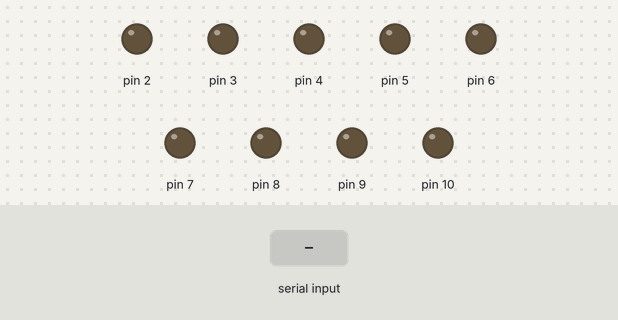
Recording of a sketch running on a simulated Arduino Uno, built with avr-gcc and run on an emulated ATmega328P. On the bench: output pins drawn as LEDs (lit = HIGH). The inputs (shaded band) are chosen by the test bench.

Above: at 1.2 s.
1.3 s: "1" received over Serial
At 2.3 s:
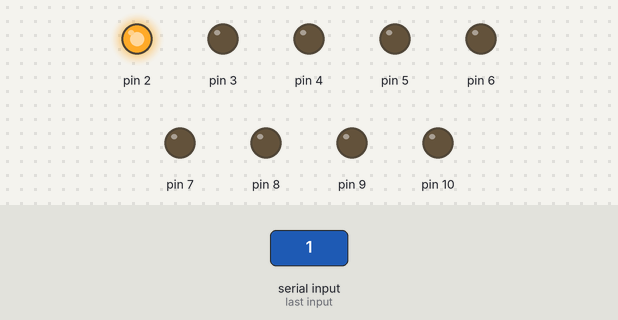
2.8 s: "2" received over Serial
At 3.4 s:
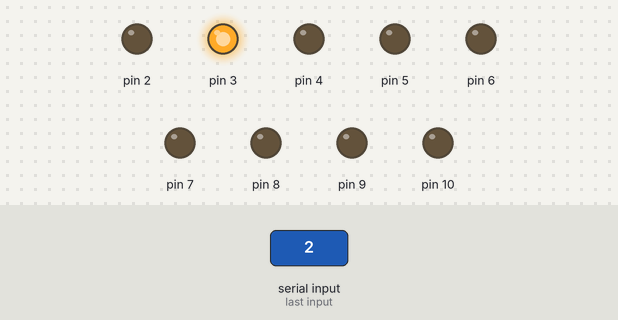
4.3 s: "3" received over Serial
At 4.6 s:
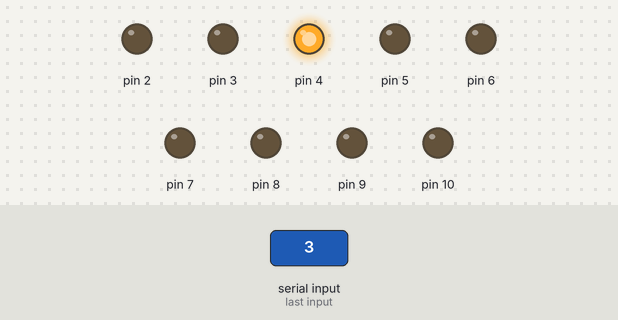
5.8 s: "4" received over Serial
At 6.9 s:
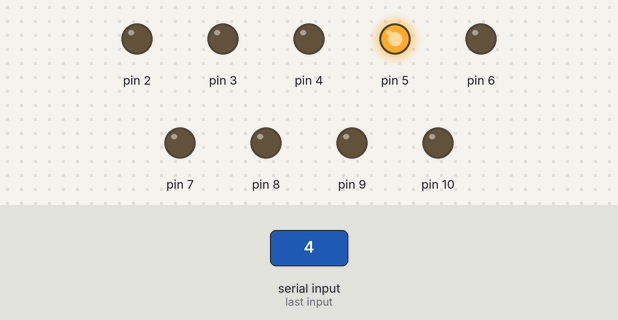
7.3 s: "5" received over Serial
At 8.1 s:
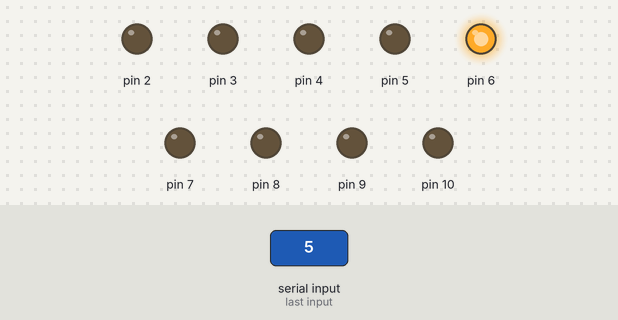
8.8 s: "6" received over Serial
At 9.2 s:
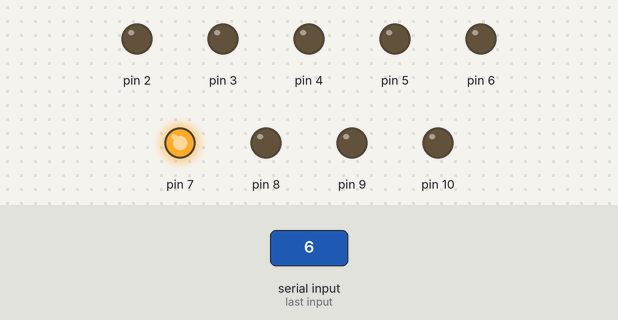
Timing chart, 0 to 11.3 s (numbered marks = the images above; inputs shaded):
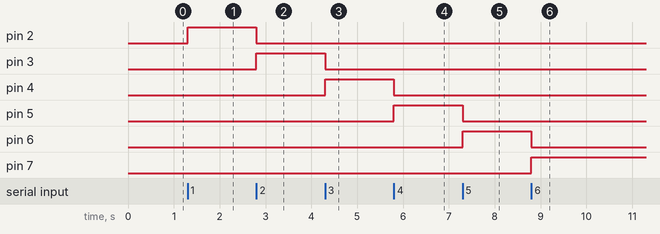

The sketch:

c_-arduino_ileti_imi_ile_led_yakma.ino
```cpp
//c#-Arduino iletişimi ile led yakma
void setup()
{

pinMode(2,OUTPUT);
pinMode(3,OUTPUT);
pinMode(4,OUTPUT);
pinMode(5,OUTPUT);
pinMode(6,OUTPUT);
pinMode(7,OUTPUT);
pinMode(8,OUTPUT);
pinMode(9,OUTPUT);
pinMode(10,OUTPUT);
Serial.begin(9600);
}

void loop()
{

   char c = Serial.read();

    if (c == '1')
    {
        digitalWrite(2, HIGH);
        digitalWrite(3, LOW);
        digitalWrite(4, LOW);
        digitalWrite(5, LOW);
        digitalWrite(6, LOW);
        digitalWrite(7, LOW);
        digitalWrite(8, LOW);
        digitalWrite(9, LOW);
        digitalWrite(10, LOW);

     }

     else if (c == '2')
      {
        digitalWrite(3, HIGH);
        digitalWrite(2, LOW);
        digitalWrite(4, LOW);
        digitalWrite(5, LOW);
        digitalWrite(6, LOW);
        digitalWrite(7, LOW);
        digitalWrite(8, LOW);
        digitalWrite(9, LOW);
        digitalWrite(10, LOW);
      }

     else if (c == '3')
       {
        digitalWrite(4, HIGH);
        digitalWrite(2, LOW);
        digitalWrite(3, LOW);
        digitalWrite(5, LOW);
        digitalWrite(6, LOW);
        digitalWrite(7, LOW);
        digitalWrite(8, LOW);
        digitalWrite(9, LOW);
        digitalWrite(10, LOW);

        }


       else if (c == '4')
       {
        digitalWrite(5, HIGH);
        digitalWrite(2, LOW);
        digitalWrite(3, LOW);
        digitalWrite(4, LOW);
        digitalWrite(6, LOW);
        digitalWrite(7, LOW);
        digitalWrite(8, LOW);
        digitalWrite(9, LOW);
        digitalWrite(10, LOW);

       }

       else if(c=='5')
       {
        digitalWrite(6, HIGH);
        digitalWrite(2, LOW);
        digitalWrite(3, LOW);
        digitalWrite(4, LOW);
        digitalWrite(5, LOW);
        digitalWrite(7, LOW);
        digitalWrite(8, LOW);
        digitalWrite(9, LOW);
        digitalWrite(10, LOW);

       }

       else if(c=='6')
       {
        digitalWrite(7, HIGH);
        digitalWrite(2, LOW);
        digitalWrite(3, LOW);
        digitalWrite(4, LOW);
        digitalWrite(5, LOW);
        digitalWrite(6, LOW);
        digitalWrite(8, LOW);
        digitalWrite(9, LOW);
        digitalWrite(10, LOW);
       }

       else if(c=='7')
       {
        digitalWrite(8, HIGH);
        digitalWrite(2, LOW);
        digitalWrite(3, LOW);
        digitalWrite(4, LOW);
        digitalWrite(5, LOW);
        digitalWrite(6, LOW);
        digitalWrite(7, LOW);
        digitalWrite(9, LOW);
        digitalWrite(10, LOW);
       }

       else if(c=='8')
       {
        digitalWrite(9, HIGH);
        digitalWrite(2, LOW);
        digitalWrite(3, LOW);
        digitalWrite(4, LOW);
        digitalWrite(5, LOW);
        digitalWrite(6, LOW);
        digitalWrite(7, LOW);
        digitalWrite(8, LOW);
        digitalWrite(10, LOW);
       }

       else if(c=='9')
       {
        digitalWrite(10, HIGH);
        digitalWrite(2, LOW);
        digitalWrite(3, LOW);
        digitalWrite(4, LOW);
        digitalWrite(5, LOW);
        digitalWrite(6, LOW);
        digitalWrite(7, LOW);
        digitalWrite(8, LOW);
        digitalWrite(9, LOW);
       }


       }
```

Measured:
- after the input at 1.3 s, pin 2: LOW → HIGH at once
- after the input at 2.8 s, pin 2: HIGH → LOW at once; pin 3: LOW → HIGH at once
- after the input at 4.3 s, pin 3: HIGH → LOW at once; pin 4: LOW → HIGH at once
- after the input at 5.8 s, pin 4: HIGH → LOW at once; pin 5: LOW → HIGH at once
- after the input at 7.3 s, pin 5: HIGH → LOW at once; pin 6: LOW → HIGH at once
- after the input at 8.8 s, pin 6: HIGH → LOW at once; pin 7: LOW → HIGH at once
